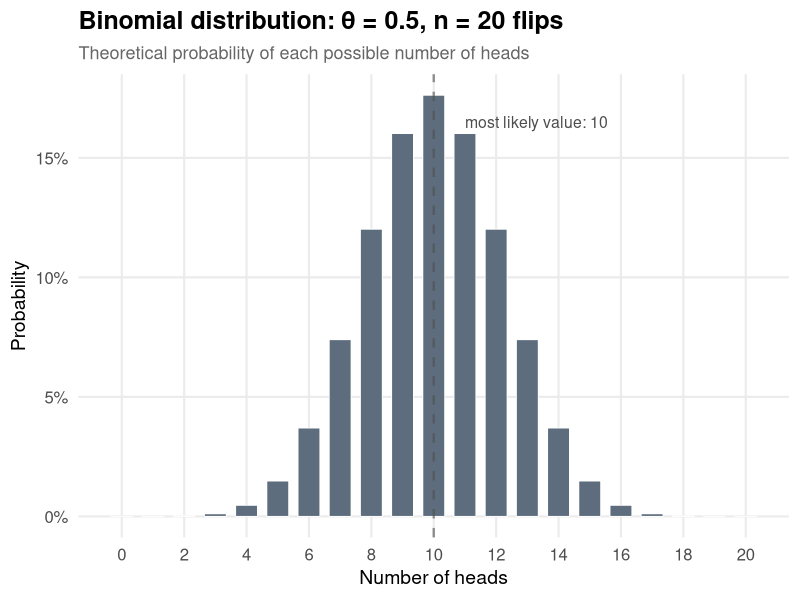
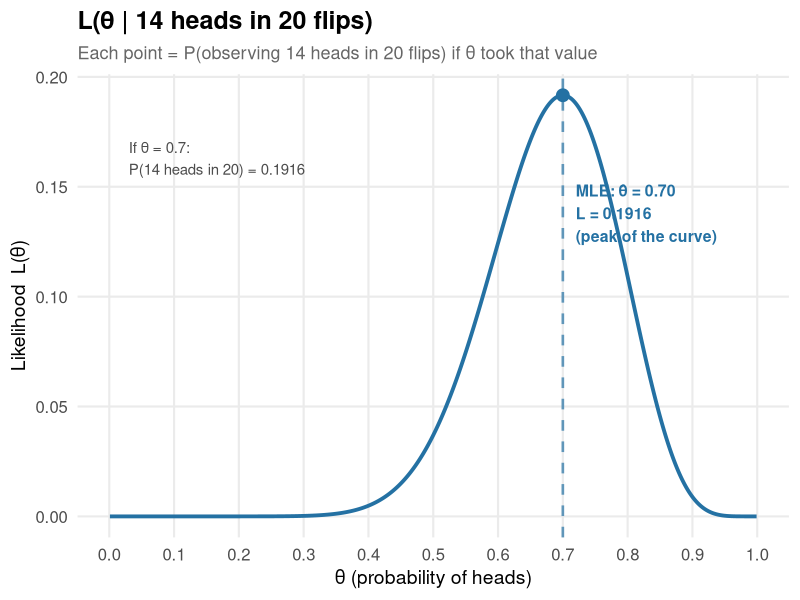
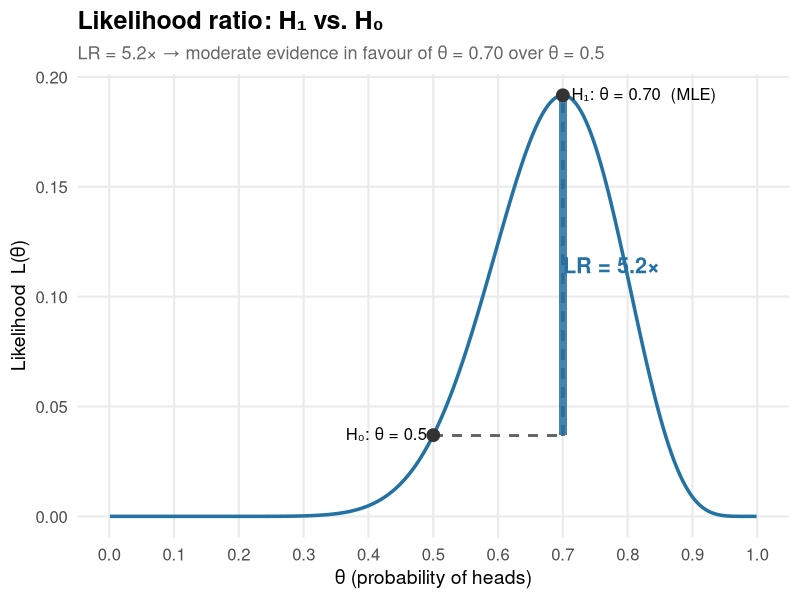
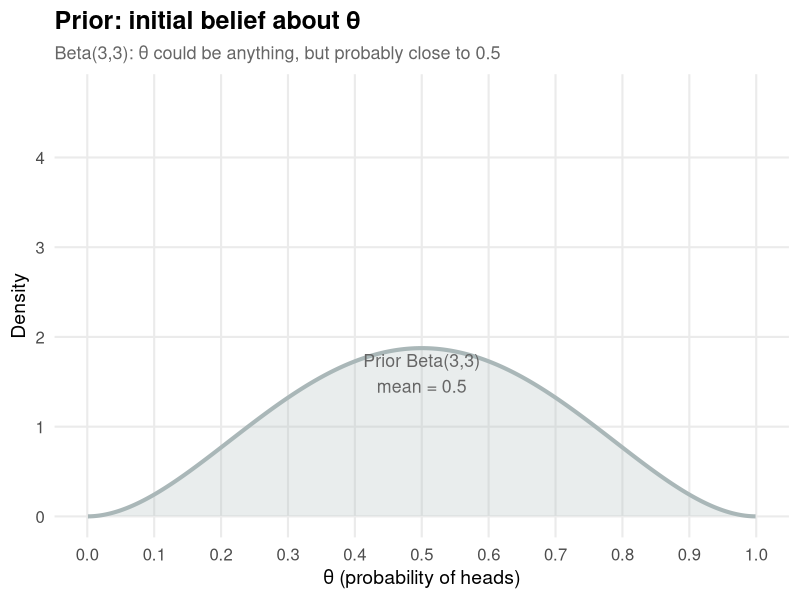
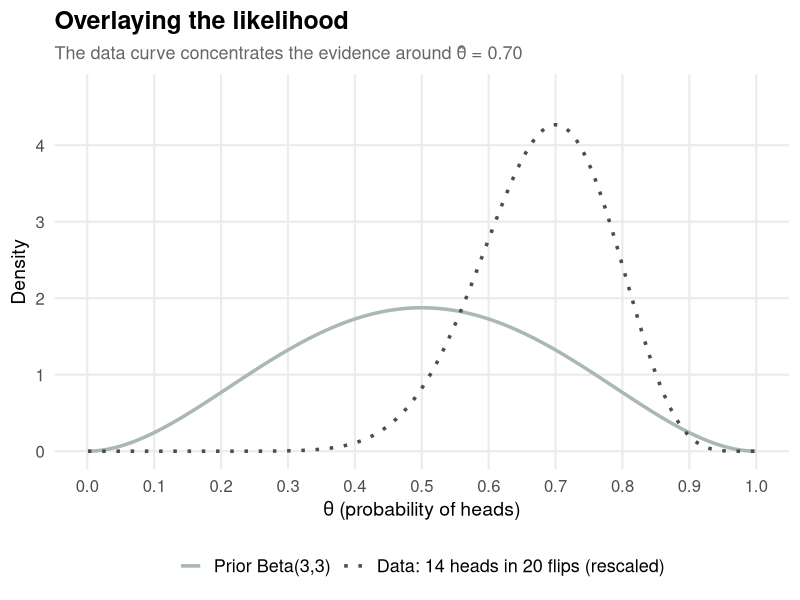
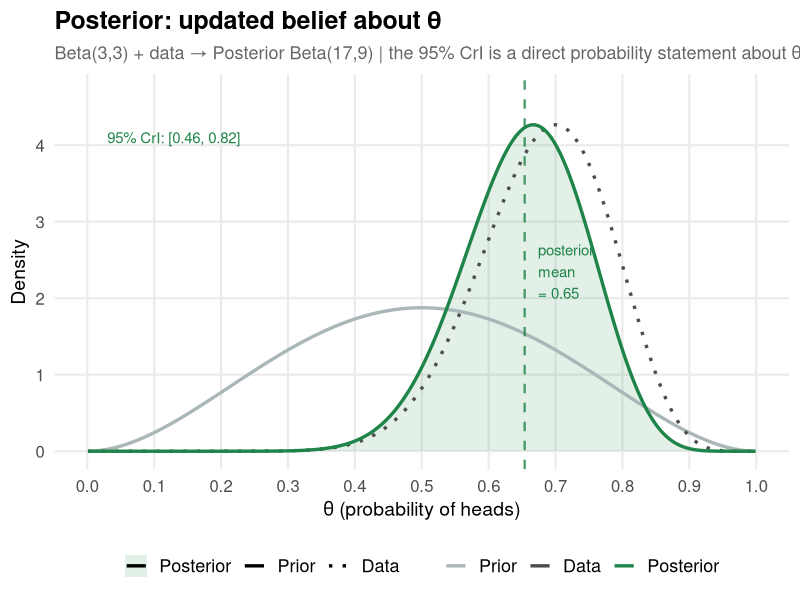
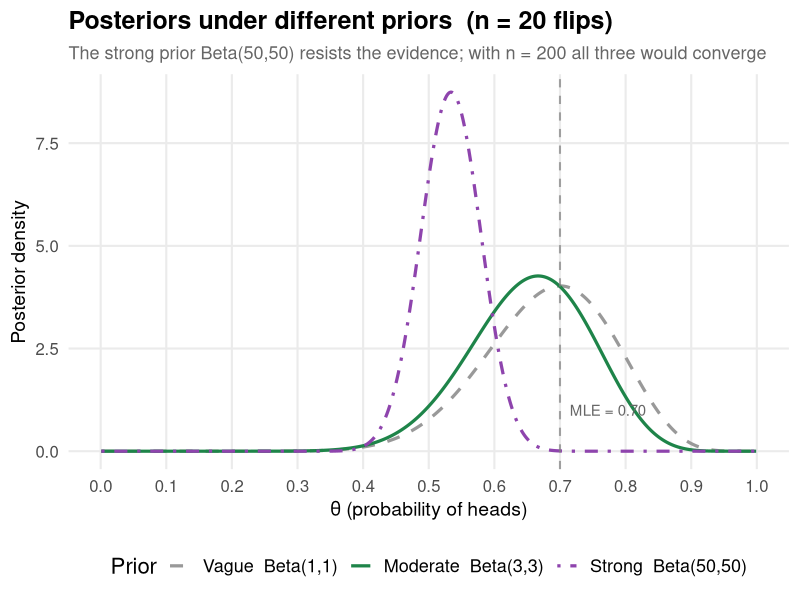

The R source for these figures, in order:
## ---- chunk 1
#| include: false
library(tidyverse)

n         <- 20
k         <- 14
theta_mle <- k / n
theta_seq <- seq(0.001, 0.999, length.out = 2000)

col_freq  <- "#C0392B"
col_like  <- "#2471A3"
col_bayes <- "#1E8449"
col_prior <- "#AAB7B8"

base_theme <- theme_minimal(base_size = 16) +
  theme(
    plot.title       = element_text(face = "bold", size = 18),
    plot.subtitle    = element_text(size = 13, color = "grey40"),
    legend.position  = "bottom",
    legend.text      = element_text(size = 13),
    axis.title       = element_text(size = 14),
    axis.text        = element_text(size = 12),
    panel.grid.minor = element_blank()
  )
## ---- chunk 2
#| fig-height: 3.5
tibble(x = 0:n) |>
  mutate(prob = dbinom(x, n, 0.5)) |>
  ggplot(aes(x = x, y = prob)) +
  geom_col(width = 0.7, fill = "#5D6D7E", color = "white", linewidth = 0.3) +
  geom_vline(xintercept = 10, linetype = "dashed", color = "grey30",
             linewidth = 0.8, alpha = 0.6) +
  annotate("text", x = 11, y = 0.165, label = "most likely value: 10",
           color = "grey30", size = 4, hjust = 0) +
  scale_x_continuous(breaks = seq(0, n, 2)) +
  scale_y_continuous(labels = scales::percent_format(accuracy = 1)) +
  labs(
    title    = "Binomial distribution: θ = 0.5, n = 20 flips",
    subtitle = "Theoretical probability of each possible number of heads",
    x = "Number of heads",
    y = "Probability"
  ) +
  base_theme
## ---- chunk 3
#| fig-height: 4.2
H0 <- 0.50
H1 <- k / n

like_df <- tibble(theta = theta_seq, like = dbinom(k, n, theta_seq))
p_at_mle <- dbinom(k, n, H1)

ggplot(like_df, aes(x = theta, y = like)) +
  geom_line(color = col_like, linewidth = 1.3) +
  geom_vline(xintercept = H1, linetype = "dashed", color = col_like,
             linewidth = 0.9, alpha = 0.7) +
  annotate("point", x = H1, y = p_at_mle, size = 4, color = col_like) +
  annotate("text", x = H1 + 0.02, y = p_at_mle * 0.72,
           label = sprintf("MLE: θ̂ = %.2f\nL = %.4f\n(peak of the curve)", H1, p_at_mle),
           color = col_like, size = 4, hjust = 0, fontface = "bold") +
  annotate("text", x = 0.03, y = p_at_mle * 0.85,
           label = sprintf("If θ = 0.7:\nP(14 heads in 20) = %.4f", p_at_mle),
           color = "grey30", size = 3.8, hjust = 0) +
  scale_x_continuous(breaks = seq(0, 1, 0.1)) +
  labs(
    title    = sprintf("L(θ | %d heads in %d flips)", k, n),
    subtitle = "Each point = P(observing 14 heads in 20 flips) if θ took that value",
    x = "θ (probability of heads)",
    y = "Likelihood  L(θ)"
  ) +
  base_theme
## ---- chunk 4
#| fig-height: 4.3
LR <- dbinom(k, n, H1) / dbinom(k, n, H0)

pts <- tibble(
  theta = c(H0, H1),
  like  = c(dbinom(k, n, H0), dbinom(k, n, H1)),
  label = c(sprintf("H₀: θ = %.1f", H0),
            sprintf("H₁: θ = %.2f  (MLE)", H1))
)

ggplot(like_df, aes(x = theta, y = like)) +
  geom_line(color = col_like, linewidth = 1.2) +
  geom_segment(aes(x = H0, xend = H1,
                   y = dbinom(k, n, H0), yend = dbinom(k, n, H0)),
               linetype = "dashed", color = "grey40", linewidth = 0.8) +
  geom_segment(aes(x = H1, xend = H1,
                   y = dbinom(k, n, H0), yend = dbinom(k, n, H1)),
               linetype = "dashed", color = "grey40", linewidth = 0.8) +
  annotate("rect",
           xmin = H1 - 0.006, xmax = H1 + 0.006,
           ymin = dbinom(k, n, H0), ymax = dbinom(k, n, H1),
           fill = col_like, alpha = 0.85) +
  geom_point(data = pts, aes(x = theta, y = like),
             size = 4, color = "grey20") +
  geom_text(data = pts, aes(x = theta, y = like, label = label),
            hjust = c(1.08, -0.06), vjust = 0.4, size = 4.2) +
  annotate("text",
           x = H1 + 0.075,
           y = (dbinom(k, n, H0) + dbinom(k, n, H1)) / 2,
           label = sprintf("LR = %.1f×", LR),
           color = col_like, fontface = "bold", size = 5.5) +
  scale_x_continuous(breaks = seq(0, 1, 0.1)) +
  labs(
    title    = "Likelihood ratio: H₁ vs. H₀",
    subtitle = sprintf(
      "LR = %.1f× → moderate evidence in favour of θ = %.2f over θ = %.1f",
      LR, H1, H0),
    x = "θ (probability of heads)",
    y = "Likelihood  L(θ)"
  ) +
  base_theme
## ---- chunk 5
#| fig-height: 4.0
a <- 3; b <- 3
a_post <- a + k
b_post <- b + (n - k)
post_mean <- a_post / (a_post + b_post)
ci_low    <- qbeta(0.025, a_post, b_post)
ci_high   <- qbeta(0.975, a_post, b_post)

like_raw   <- dbinom(k, n, theta_seq)
post_vals  <- dbeta(theta_seq, a_post, b_post)
prior_vals <- dbeta(theta_seq, a, b)
scale_f    <- max(post_vals) / max(like_raw)
ylim_max   <- max(post_vals) * 1.1

tibble(theta = theta_seq, dens = prior_vals) |>
  ggplot(aes(x = theta, y = dens)) +
  geom_line(color = col_prior, linewidth = 1.4) +
  geom_ribbon(aes(ymin = 0, ymax = dens), fill = col_prior, alpha = 0.25) +
  annotate("text", x = 0.5, y = max(prior_vals) * 0.85,
           label = sprintf("Prior Beta(%d,%d)\nmean = %.1f", a, b, a/(a+b)),
           color = "grey40", size = 4.5, hjust = 0.5) +
  scale_x_continuous(breaks = seq(0, 1, 0.1)) +
  coord_cartesian(ylim = c(0, ylim_max)) +
  labs(
    title    = "Prior: initial belief about θ",
    subtitle = sprintf("Beta(%d,%d): θ could be anything, but probably close to 0.5", a, b),
    x = "θ (probability of heads)", y = "Density"
  ) +
  base_theme
## ---- chunk 6
#| fig-height: 4.0
tibble(
  theta = theta_seq,
  Prior = prior_vals,
  Data  = like_raw * scale_f
) |>
  pivot_longer(-theta, names_to = "dist", values_to = "dens") |>
  mutate(dist = factor(dist, c("Prior", "Data"))) |>
  ggplot(aes(x = theta, y = dens, color = dist, linetype = dist)) +
  geom_line(linewidth = 1.2) +
  scale_color_manual(
    values = c("Prior" = col_prior, "Data" = "grey30"),
    labels = c("Prior" = sprintf("Prior Beta(%d,%d)", a, b),
               "Data" = sprintf("Data: %d heads in %d flips (rescaled)", k, n)),
    name = NULL
  ) +
  scale_linetype_manual(
    values = c("Prior" = "solid", "Data" = "dotted"),
    labels = c("Prior" = sprintf("Prior Beta(%d,%d)", a, b),
               "Data" = sprintf("Data: %d heads in %d flips (rescaled)", k, n)),
    name = NULL
  ) +
  scale_x_continuous(breaks = seq(0, 1, 0.1)) +
  coord_cartesian(ylim = c(0, ylim_max)) +
  labs(
    title    = "Overlaying the likelihood",
    subtitle = "The data curve concentrates the evidence around θ̂ = 0.70",
    x = "θ (probability of heads)", y = "Density"
  ) +
  base_theme
## ---- chunk 7
#| fig-height: 3.8
tibble(
  theta = theta_seq,
  Prior = prior_vals,
  Data  = like_raw * scale_f,
  Posterior = post_vals
) |>
  pivot_longer(-theta, names_to = "dist", values_to = "dens") |>
  mutate(dist = factor(dist, c("Prior", "Data", "Posterior"))) |>
  ggplot(aes(x = theta, y = dens, color = dist, linetype = dist)) +
  geom_ribbon(
    data  = ~ filter(.x, dist == "Posterior"),
    aes(ymin = 0, ymax = dens),
    fill = col_bayes, alpha = 0.12, color = NA
  ) +
  geom_line(linewidth = 1.15) +
  geom_vline(xintercept = post_mean, linetype = "dashed",
             color = col_bayes, linewidth = 0.8, alpha = 0.8) +
  annotate("text", x = post_mean + 0.02, y = max(post_vals) * 0.55,
           label = sprintf("posterior\nmean\n= %.2f", post_mean),
           color = col_bayes, size = 3.8, hjust = 0) +
  annotate("text", x = 0.03, y = max(post_vals) * 0.96,
           label = sprintf("95%% CrI: [%.2f, %.2f]", ci_low, ci_high),
           color = col_bayes, size = 3.8, hjust = 0) +
  scale_color_manual(
    values = c("Prior" = col_prior, "Data" = "grey30", "Posterior" = col_bayes),
    name = NULL
  ) +
  scale_linetype_manual(
    values = c("Prior" = "solid", "Data" = "dotted", "Posterior" = "solid"),
    name = NULL
  ) +
  scale_x_continuous(breaks = seq(0, 1, 0.1)) +
  coord_cartesian(ylim = c(0, ylim_max)) +
  labs(
    title    = "Posterior: updated belief about θ",
    subtitle = sprintf("Beta(%d,%d) + data → Posterior Beta(%d,%d) | the 95%% CrI is a direct probability statement about θ",
                       a, b, a_post, b_post),
    x = "θ (probability of heads)", y = "Density"
  ) +
  base_theme
## ---- chunk 8
#| fig-height: 4.0
priors_comp <- tribble(
  ~name,                    ~a,   ~b,
  "Vague  Beta(1,1)",        1,    1,
  "Moderate  Beta(3,3)",     3,    3,
  "Strong  Beta(50,50)",    50,   50
) |>
  mutate(a_post = a + k, b_post = b + (n - k))

priors_comp |>
  select(name, a_post, b_post) |>
  crossing(theta = theta_seq) |>
  mutate(
    post = dbeta(theta, a_post, b_post),
    name = factor(name, priors_comp$name)
  ) |>
  ggplot(aes(x = theta, y = post, color = name, linetype = name)) +
  geom_line(linewidth = 1.1) +
  geom_vline(xintercept = theta_mle, linetype = "dashed",
             color = "grey50", linewidth = 0.7, alpha = 0.7) +
  annotate("text", x = theta_mle + 0.015, y = 1.0,
           label = sprintf("MLE = %.2f", theta_mle),
           color = "grey40", size = 3.8, hjust = 0) +
  scale_color_manual(
    values = c("grey60", col_bayes, "#8E44AD"),
    name = "Prior"
  ) +
  scale_linetype_manual(
    values = c("dashed", "solid", "dotdash"),
    name = "Prior"
  ) +
  scale_x_continuous(breaks = seq(0, 1, 0.1)) +
  labs(
    title    = "Posteriors under different priors  (n = 20 flips)",
    subtitle = "The strong prior Beta(50,50) resists the evidence; with n = 200 all three would converge",
    x = "θ (probability of heads)", y = "Posterior density"
  ) +
  base_theme
